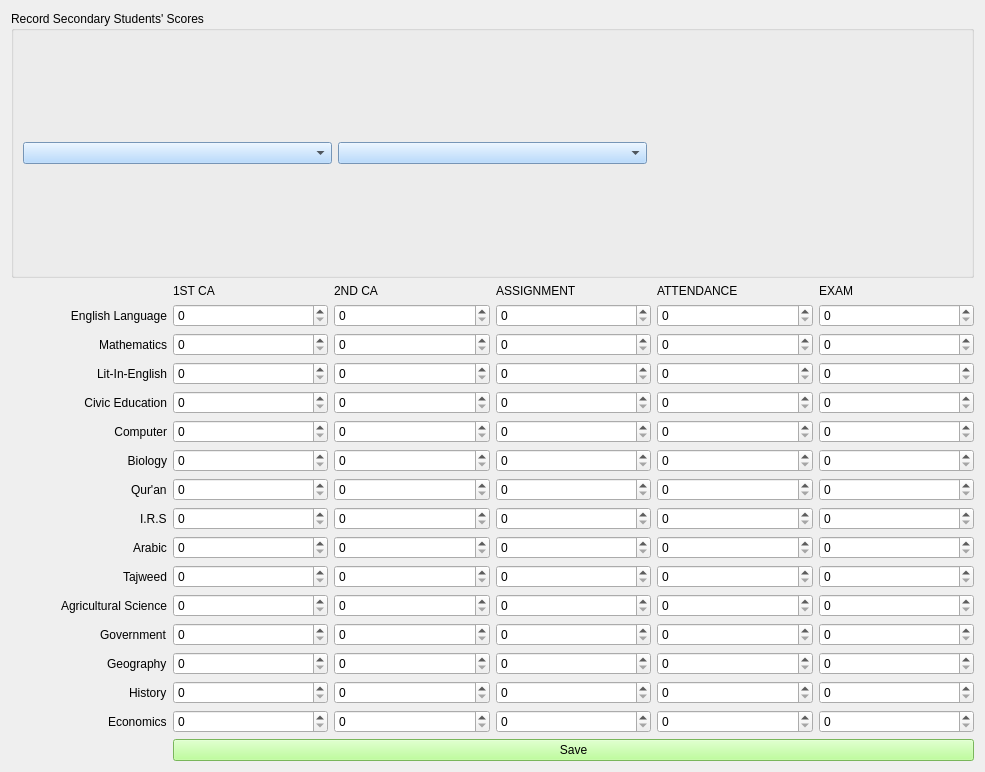
<?xml version="1.0" encoding="UTF-8"?>
<ui version="4.0">
 <class>ArtSecScoreRecForm</class>
 <widget class="QWidget" name="ArtSecScoreRecForm">
  <property name="geometry">
   <rect>
    <x>0</x>
    <y>0</y>
    <width>985</width>
    <height>772</height>
   </rect>
  </property>
  <property name="windowTitle">
   <string>Art Senior Secondary Scores (First Term)</string>
  </property>
  <property name="windowIcon">
   <iconset>
    <normaloff>score_icon.png</normaloff>score_icon.png</iconset>
  </property>
  <property name="styleSheet">
   <string notr="true">font: 12pt &quot;MS Shell Dlg 2&quot;;

QPushButton{
background-color: rgb(170, 255, 127);
}
</string>
  </property>
  <layout class="QHBoxLayout" name="horizontalLayout_2">
   <item>
    <layout class="QVBoxLayout" name="verticalLayout_3">
     <item>
      <widget class="QGroupBox" name="groupBox">
       <property name="styleSheet">
        <string notr="true">QComboBox{
background-color: rgb(165, 209, 255);
}</string>
       </property>
       <property name="title">
        <string>Record Secondary Students' Scores</string>
       </property>
       <layout class="QHBoxLayout" name="horizontalLayout">
        <item>
         <widget class="QComboBox" name="class_comboBox"/>
        </item>
        <item>
         <widget class="QComboBox" name="stud_adm_no_comboBox"/>
        </item>
        <item>
         <widget class="QLabel" name="name_label">
          <property name="styleSheet">
           <string notr="true">QComboBox{
background-color: rgb(166, 180, 255);
}</string>
          </property>
          <property name="text">
           <string/>
          </property>
         </widget>
        </item>
       </layout>
      </widget>
     </item>
     <item>
      <layout class="QVBoxLayout" name="verticalLayout_2">
       <item>
        <layout class="QVBoxLayout" name="verticalLayout">
         <item>
          <layout class="QGridLayout" name="gridLayout">
           <item row="18" column="4">
            <widget class="QSpinBox" name="geography_ass_spin"/>
           </item>
           <item row="7" column="6">
            <widget class="QDoubleSpinBox" name="computer_exam_spin">
             <property name="decimals">
              <number>0</number>
             </property>
            </widget>
           </item>
           <item row="19" column="2">
            <widget class="QSpinBox" name="history_c1_spin"/>
           </item>
           <item row="12" column="3">
            <widget class="QSpinBox" name="qur_c2_spin"/>
           </item>
           <item row="19" column="6">
            <widget class="QSpinBox" name="history_exam_spin"/>
           </item>
           <item row="19" column="3">
            <widget class="QSpinBox" name="history_c2_spin"/>
           </item>
           <item row="21" column="2" colspan="5">
            <widget class="QPushButton" name="qur_score_btn">
             <property name="styleSheet">
              <string notr="true">background-color: rgb(170, 255, 127);</string>
             </property>
             <property name="text">
              <string>Save</string>
             </property>
            </widget>
           </item>
           <item row="19" column="0" alignment="Qt::AlignRight">
            <widget class="QLabel" name="label_18">
             <property name="text">
              <string>History</string>
             </property>
            </widget>
           </item>
           <item row="7" column="2">
            <widget class="QDoubleSpinBox" name="computer_c1_spin">
             <property name="decimals">
              <number>0</number>
             </property>
            </widget>
           </item>
           <item row="19" column="5">
            <widget class="QSpinBox" name="history_att_spin"/>
           </item>
           <item row="1" column="3">
            <widget class="QDoubleSpinBox" name="eng_c2_spin">
             <property name="decimals">
              <number>0</number>
             </property>
            </widget>
           </item>
           <item row="1" column="2">
            <widget class="QDoubleSpinBox" name="eng_c1_spin">
             <property name="decimals">
              <number>0</number>
             </property>
            </widget>
           </item>
           <item row="19" column="4">
            <widget class="QSpinBox" name="history_ass_spin"/>
           </item>
           <item row="6" column="5">
            <widget class="QDoubleSpinBox" name="civic_att_spin">
             <property name="decimals">
              <number>0</number>
             </property>
            </widget>
           </item>
           <item row="0" column="3">
            <widget class="QLabel" name="label_5">
             <property name="styleSheet">
              <string notr="true"/>
             </property>
             <property name="text">
              <string>2ND CA</string>
             </property>
            </widget>
           </item>
           <item row="5" column="4">
            <widget class="QDoubleSpinBox" name="lit_ass_spin">
             <property name="decimals">
              <number>0</number>
             </property>
            </widget>
           </item>
           <item row="13" column="2">
            <widget class="QSpinBox" name="irs_c1_spin"/>
           </item>
           <item row="18" column="0" alignment="Qt::AlignRight">
            <widget class="QLabel" name="label_17">
             <property name="text">
              <string>Geography</string>
             </property>
            </widget>
           </item>
           <item row="16" column="4">
            <widget class="QSpinBox" name="agric_ass_spin"/>
           </item>
           <item row="13" column="4">
            <widget class="QSpinBox" name="irs_ass_spin"/>
           </item>
           <item row="17" column="6">
            <widget class="QSpinBox" name="govt_exam_spin"/>
           </item>
           <item row="16" column="6">
            <widget class="QSpinBox" name="agric_exam_spin"/>
           </item>
           <item row="16" column="3">
            <widget class="QSpinBox" name="agric_c2_spin"/>
           </item>
           <item row="9" column="3">
            <widget class="QDoubleSpinBox" name="biology_c2_spin">
             <property name="decimals">
              <number>0</number>
             </property>
            </widget>
           </item>
           <item row="6" column="0">
            <widget class="QLabel" name="label_21">
             <property name="text">
              <string>Civic Education</string>
             </property>
             <property name="alignment">
              <set>Qt::AlignRight|Qt::AlignTrailing|Qt::AlignVCenter</set>
             </property>
            </widget>
           </item>
           <item row="15" column="6">
            <widget class="QSpinBox" name="tajweed_exam_spin"/>
           </item>
           <item row="12" column="2">
            <widget class="QSpinBox" name="qur_c1_spin"/>
           </item>
           <item row="15" column="4">
            <widget class="QSpinBox" name="tajweed_ass_spin"/>
           </item>
           <item row="3" column="3">
            <widget class="QDoubleSpinBox" name="math_c2_spin">
             <property name="decimals">
              <number>0</number>
             </property>
            </widget>
           </item>
           <item row="7" column="0">
            <widget class="QLabel" name="label_20">
             <property name="text">
              <string>Computer</string>
             </property>
             <property name="alignment">
              <set>Qt::AlignRight|Qt::AlignTrailing|Qt::AlignVCenter</set>
             </property>
            </widget>
           </item>
           <item row="5" column="6">
            <widget class="QDoubleSpinBox" name="lit_exam_spin">
             <property name="decimals">
              <number>0</number>
             </property>
            </widget>
           </item>
           <item row="1" column="5">
            <widget class="QDoubleSpinBox" name="eng_att_spin">
             <property name="decimals">
              <number>0</number>
             </property>
            </widget>
           </item>
           <item row="17" column="5">
            <widget class="QSpinBox" name="govt_att_spin"/>
           </item>
           <item row="14" column="0" alignment="Qt::AlignRight">
            <widget class="QLabel" name="label_12">
             <property name="text">
              <string>Arabic</string>
             </property>
            </widget>
           </item>
           <item row="3" column="0">
            <widget class="QLabel" name="label_2">
             <property name="text">
              <string>Mathematics</string>
             </property>
             <property name="alignment">
              <set>Qt::AlignRight|Qt::AlignTrailing|Qt::AlignVCenter</set>
             </property>
            </widget>
           </item>
           <item row="16" column="2">
            <widget class="QSpinBox" name="agric_c1_spin"/>
           </item>
           <item row="5" column="3">
            <widget class="QDoubleSpinBox" name="lit_c2_spin">
             <property name="decimals">
              <number>0</number>
             </property>
            </widget>
           </item>
           <item row="17" column="3">
            <widget class="QSpinBox" name="govt_c2_spin"/>
           </item>
           <item row="13" column="6">
            <widget class="QSpinBox" name="irs_exam_spin"/>
           </item>
           <item row="1" column="4">
            <widget class="QDoubleSpinBox" name="eng_ass_spin">
             <property name="decimals">
              <number>0</number>
             </property>
            </widget>
           </item>
           <item row="0" column="2">
            <widget class="QLabel" name="label_6">
             <property name="text">
              <string>1ST CA</string>
             </property>
            </widget>
           </item>
           <item row="18" column="3">
            <widget class="QSpinBox" name="geography_c2_spin"/>
           </item>
           <item row="7" column="3">
            <widget class="QDoubleSpinBox" name="computer_c2_spin">
             <property name="decimals">
              <number>0</number>
             </property>
            </widget>
           </item>
           <item row="14" column="5">
            <widget class="QSpinBox" name="arabic_att_spin"/>
           </item>
           <item row="9" column="2">
            <widget class="QDoubleSpinBox" name="biology_c1_spin">
             <property name="decimals">
              <number>0</number>
             </property>
            </widget>
           </item>
           <item row="3" column="4">
            <widget class="QDoubleSpinBox" name="math_ass_spin">
             <property name="decimals">
              <number>0</number>
             </property>
            </widget>
           </item>
           <item row="6" column="6">
            <widget class="QDoubleSpinBox" name="civic_exam_spin">
             <property name="decimals">
              <number>0</number>
             </property>
            </widget>
           </item>
           <item row="18" column="6">
            <widget class="QSpinBox" name="geography_exam_spin"/>
           </item>
           <item row="5" column="2">
            <widget class="QDoubleSpinBox" name="lit_c1_spin">
             <property name="decimals">
              <number>0</number>
             </property>
            </widget>
           </item>
           <item row="15" column="0" alignment="Qt::AlignRight">
            <widget class="QLabel" name="label_13">
             <property name="text">
              <string>Tajweed</string>
             </property>
            </widget>
           </item>
           <item row="6" column="3">
            <widget class="QDoubleSpinBox" name="civic_c2_spin">
             <property name="decimals">
              <number>0</number>
             </property>
            </widget>
           </item>
           <item row="3" column="6">
            <widget class="QDoubleSpinBox" name="math_exam_spin">
             <property name="decimals">
              <number>0</number>
             </property>
            </widget>
           </item>
           <item row="16" column="5">
            <widget class="QSpinBox" name="agric_att_spin"/>
           </item>
           <item row="12" column="4">
            <widget class="QSpinBox" name="qur_ass_spin"/>
           </item>
           <item row="18" column="5">
            <widget class="QSpinBox" name="geography_att_spin"/>
           </item>
           <item row="12" column="6">
            <widget class="QSpinBox" name="qur_exam_spin"/>
           </item>
           <item row="12" column="0" alignment="Qt::AlignRight">
            <widget class="QLabel" name="label_10">
             <property name="text">
              <string>Qur'an</string>
             </property>
            </widget>
           </item>
           <item row="16" column="0" alignment="Qt::AlignRight">
            <widget class="QLabel" name="label_14">
             <property name="text">
              <string>Agricultural Science</string>
             </property>
            </widget>
           </item>
           <item row="7" column="4">
            <widget class="QDoubleSpinBox" name="computer_ass_spin">
             <property name="decimals">
              <number>0</number>
             </property>
            </widget>
           </item>
           <item row="15" column="3">
            <widget class="QSpinBox" name="tajweed_c2_spin"/>
           </item>
           <item row="1" column="0">
            <widget class="QLabel" name="label">
             <property name="text">
              <string>English Language</string>
             </property>
             <property name="alignment">
              <set>Qt::AlignRight|Qt::AlignTrailing|Qt::AlignVCenter</set>
             </property>
            </widget>
           </item>
           <item row="6" column="2">
            <widget class="QDoubleSpinBox" name="civic_c1_spin">
             <property name="decimals">
              <number>0</number>
             </property>
            </widget>
           </item>
           <item row="15" column="5">
            <widget class="QSpinBox" name="tajweed_att_spin"/>
           </item>
           <item row="3" column="2">
            <widget class="QDoubleSpinBox" name="math_c1_spin">
             <property name="decimals">
              <number>0</number>
             </property>
            </widget>
           </item>
           <item row="17" column="2">
            <widget class="QSpinBox" name="govt_c1_spin"/>
           </item>
           <item row="14" column="3">
            <widget class="QSpinBox" name="arabic_c2_spin"/>
           </item>
           <item row="9" column="5">
            <widget class="QDoubleSpinBox" name="biology_att_spin">
             <property name="decimals">
              <number>0</number>
             </property>
            </widget>
           </item>
           <item row="5" column="5">
            <widget class="QDoubleSpinBox" name="lit_att_spin">
             <property name="decimals">
              <number>0</number>
             </property>
            </widget>
           </item>
           <item row="13" column="3">
            <widget class="QSpinBox" name="irs_c2_spin"/>
           </item>
           <item row="12" column="5">
            <widget class="QSpinBox" name="qur_att_spin"/>
           </item>
           <item row="9" column="0">
            <widget class="QLabel" name="label_19">
             <property name="text">
              <string>Biology</string>
             </property>
             <property name="alignment">
              <set>Qt::AlignRight|Qt::AlignTrailing|Qt::AlignVCenter</set>
             </property>
            </widget>
           </item>
           <item row="14" column="4">
            <widget class="QSpinBox" name="arabic_ass_spin"/>
           </item>
           <item row="13" column="5">
            <widget class="QSpinBox" name="irs_att_spin"/>
           </item>
           <item row="14" column="6">
            <widget class="QSpinBox" name="arabic_exam_spin"/>
           </item>
           <item row="15" column="2">
            <widget class="QSpinBox" name="tajweed_c1_spin"/>
           </item>
           <item row="7" column="5">
            <widget class="QDoubleSpinBox" name="computer_att_spin">
             <property name="decimals">
              <number>0</number>
             </property>
            </widget>
           </item>
           <item row="0" column="6">
            <widget class="QLabel" name="label_4">
             <property name="text">
              <string>EXAM</string>
             </property>
            </widget>
           </item>
           <item row="17" column="0" alignment="Qt::AlignRight">
            <widget class="QLabel" name="label_15">
             <property name="text">
              <string>Government</string>
             </property>
            </widget>
           </item>
           <item row="9" column="4">
            <widget class="QDoubleSpinBox" name="biology_ass_spin">
             <property name="decimals">
              <number>0</number>
             </property>
            </widget>
           </item>
           <item row="1" column="6">
            <widget class="QDoubleSpinBox" name="eng_exam_spin">
             <property name="decimals">
              <number>0</number>
             </property>
            </widget>
           </item>
           <item row="6" column="4">
            <widget class="QDoubleSpinBox" name="civic_ass_spin">
             <property name="decimals">
              <number>0</number>
             </property>
            </widget>
           </item>
           <item row="17" column="4">
            <widget class="QSpinBox" name="govt_ass_spin"/>
           </item>
           <item row="9" column="6">
            <widget class="QDoubleSpinBox" name="biology_exam_spin">
             <property name="decimals">
              <number>0</number>
             </property>
            </widget>
           </item>
           <item row="13" column="0" alignment="Qt::AlignRight">
            <widget class="QLabel" name="label_11">
             <property name="text">
              <string>I.R.S</string>
             </property>
            </widget>
           </item>
           <item row="3" column="5">
            <widget class="QDoubleSpinBox" name="math_att_spin">
             <property name="decimals">
              <number>0</number>
             </property>
            </widget>
           </item>
           <item row="0" column="4">
            <widget class="QLabel" name="label_7">
             <property name="text">
              <string>ASSIGNMENT</string>
             </property>
            </widget>
           </item>
           <item row="18" column="2">
            <widget class="QSpinBox" name="geography_c1_spin"/>
           </item>
           <item row="0" column="5">
            <widget class="QLabel" name="label_9">
             <property name="text">
              <string>ATTENDANCE</string>
             </property>
            </widget>
           </item>
           <item row="14" column="2">
            <widget class="QSpinBox" name="arabic_c1_spin"/>
           </item>
           <item row="5" column="0">
            <widget class="QLabel" name="label_3">
             <property name="text">
              <string>Lit-In-English</string>
             </property>
             <property name="alignment">
              <set>Qt::AlignRight|Qt::AlignTrailing|Qt::AlignVCenter</set>
             </property>
            </widget>
           </item>
           <item row="20" column="0" alignment="Qt::AlignRight">
            <widget class="QLabel" name="label_8">
             <property name="text">
              <string>Economics</string>
             </property>
            </widget>
           </item>
           <item row="20" column="2">
            <widget class="QSpinBox" name="econs_c1_spin"/>
           </item>
           <item row="20" column="3">
            <widget class="QSpinBox" name="econs_c2_spin"/>
           </item>
           <item row="20" column="4">
            <widget class="QSpinBox" name="econs_ass_spin"/>
           </item>
           <item row="20" column="5">
            <widget class="QSpinBox" name="econs_att_spin"/>
           </item>
           <item row="20" column="6">
            <widget class="QSpinBox" name="econs_exam_spin"/>
           </item>
          </layout>
         </item>
        </layout>
       </item>
      </layout>
     </item>
    </layout>
   </item>
  </layout>
 </widget>
 <tabstops>
  <tabstop>class_comboBox</tabstop>
  <tabstop>stud_adm_no_comboBox</tabstop>
  <tabstop>eng_c1_spin</tabstop>
  <tabstop>eng_c2_spin</tabstop>
  <tabstop>eng_ass_spin</tabstop>
  <tabstop>eng_att_spin</tabstop>
  <tabstop>eng_exam_spin</tabstop>
  <tabstop>math_c1_spin</tabstop>
  <tabstop>math_c2_spin</tabstop>
  <tabstop>math_ass_spin</tabstop>
  <tabstop>math_att_spin</tabstop>
  <tabstop>math_exam_spin</tabstop>
  <tabstop>lit_c1_spin</tabstop>
  <tabstop>lit_c2_spin</tabstop>
  <tabstop>lit_ass_spin</tabstop>
  <tabstop>lit_att_spin</tabstop>
  <tabstop>lit_exam_spin</tabstop>
  <tabstop>civic_c1_spin</tabstop>
  <tabstop>civic_c2_spin</tabstop>
  <tabstop>civic_ass_spin</tabstop>
  <tabstop>civic_att_spin</tabstop>
  <tabstop>civic_exam_spin</tabstop>
  <tabstop>computer_c1_spin</tabstop>
  <tabstop>computer_c2_spin</tabstop>
  <tabstop>computer_ass_spin</tabstop>
  <tabstop>computer_att_spin</tabstop>
  <tabstop>computer_exam_spin</tabstop>
  <tabstop>biology_c1_spin</tabstop>
  <tabstop>biology_c2_spin</tabstop>
  <tabstop>biology_ass_spin</tabstop>
  <tabstop>biology_att_spin</tabstop>
  <tabstop>biology_exam_spin</tabstop>
  <tabstop>qur_c1_spin</tabstop>
  <tabstop>qur_c2_spin</tabstop>
  <tabstop>qur_ass_spin</tabstop>
  <tabstop>qur_att_spin</tabstop>
  <tabstop>qur_exam_spin</tabstop>
  <tabstop>irs_c1_spin</tabstop>
  <tabstop>irs_c2_spin</tabstop>
  <tabstop>irs_ass_spin</tabstop>
  <tabstop>irs_att_spin</tabstop>
  <tabstop>irs_exam_spin</tabstop>
  <tabstop>arabic_c1_spin</tabstop>
  <tabstop>arabic_c2_spin</tabstop>
  <tabstop>arabic_ass_spin</tabstop>
  <tabstop>arabic_att_spin</tabstop>
  <tabstop>arabic_exam_spin</tabstop>
  <tabstop>tajweed_c1_spin</tabstop>
  <tabstop>tajweed_c2_spin</tabstop>
  <tabstop>tajweed_ass_spin</tabstop>
  <tabstop>tajweed_att_spin</tabstop>
  <tabstop>tajweed_exam_spin</tabstop>
  <tabstop>agric_c1_spin</tabstop>
  <tabstop>agric_c2_spin</tabstop>
  <tabstop>agric_ass_spin</tabstop>
  <tabstop>agric_att_spin</tabstop>
  <tabstop>agric_exam_spin</tabstop>
  <tabstop>govt_c1_spin</tabstop>
  <tabstop>govt_c2_spin</tabstop>
  <tabstop>govt_ass_spin</tabstop>
  <tabstop>govt_att_spin</tabstop>
  <tabstop>govt_exam_spin</tabstop>
  <tabstop>geography_c1_spin</tabstop>
  <tabstop>geography_c2_spin</tabstop>
  <tabstop>geography_ass_spin</tabstop>
  <tabstop>geography_att_spin</tabstop>
  <tabstop>geography_exam_spin</tabstop>
  <tabstop>history_c1_spin</tabstop>
  <tabstop>history_c2_spin</tabstop>
  <tabstop>history_ass_spin</tabstop>
  <tabstop>history_att_spin</tabstop>
  <tabstop>history_exam_spin</tabstop>
  <tabstop>qur_score_btn</tabstop>
 </tabstops>
 <resources/>
 <connections/>
</ui>
